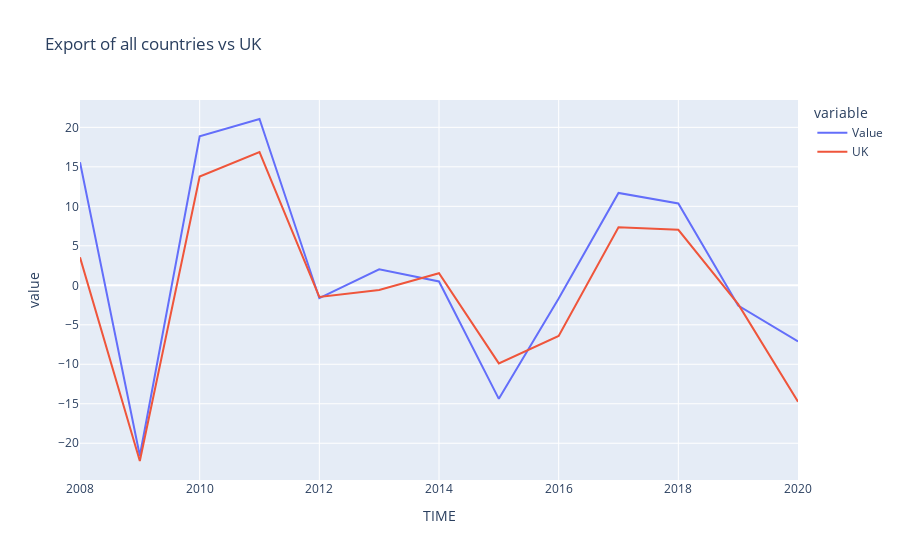

The notebook cell saved with this chart:
### Code cell
#dataframe: export all countries vs UK in percentage change, previous period

df_ex_all_gbr = df_ex_percent_all[(df_ex_percent_all.LOCATION == 'GBR')]
df_ex_all_other = df_ex_percent_all[(df_ex_percent_all.LOCATION != 'GBR')]

gb_ex_all_other = df_ex_all_other.groupby('TIME')
df_ex_all_avg = gb_ex_all_other['Value'].mean()

fig_ex_base_all = px.line(df_ex_all_avg, title='Export of all countries vs UK')
fig_ex_base_all.add_scatter(x=df_ex_all_gbr['TIME'], y=df_ex_all_gbr['Value'], mode='lines', name='UK')

fig_ex_base_all.show()

### Figure 1 — Plotly figure (JSON) as saved in the notebook; plotly's stock layout.template omitted (floating-point values rounded to 4 significant figures)
{"data": [{"hovertemplate": "variable=Value<br>TIME=%{x}<br>value=%{y}<extra></extra>", "legendgroup": "Value", "line": {"color": "#636efa", "dash": "solid"}, "marker": {"symbol": "circle"}, "mode": "lines", "name": "Value", "orientation": "v", "showlegend": true, "type": "scatter", "x": [2008, 2009, 2010, 2011, 2012, 2013, 2014, 2015, 2016, 2017, 2018, 2019, 2020], "xaxis": "x", "y": [15.59, -21.58, 18.87, 21.06, -1.633, 2.014, 0.4883, -14.37, -1.673, 11.7, 10.36, -2.556, -7.102], "yaxis": "y"}, {"mode": "lines", "name": "UK", "type": "scatter", "x": [2008, 2009, 2010, 2011, 2012, 2013, 2014, 2015, 2016, 2017, 2018, 2019, 2020], "y": [3.54, -22.25, 13.77, 16.86, -1.477, -0.582, 1.532, -9.888, -6.413, 7.362, 7.022, -2.386, -14.75]}], "layout": {"legend": {"title": {"text": "variable"}, "tracegroupgap": 0}, "title": {"text": "Export of all countries vs UK"}, "xaxis": {"anchor": "y", "domain": [0, 1], "title": {"text": "TIME"}}, "yaxis": {"anchor": "x", "domain": [0, 1], "title": {"text": "value"}}}}
